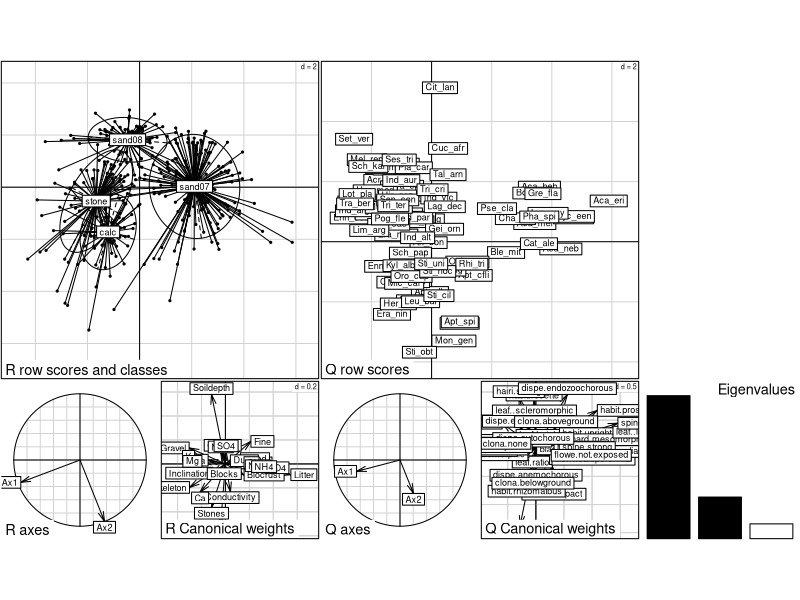

Recreate this plot in R.
library(ade4)


### Name: bca.rlq
### Title: Between-Class RLQ analysis
### Aliases: bca.rlq plot.betrlq print.betrlq
### Keywords: multivariate

### ** Examples

data(piosphere)
afcL <- dudi.coa(log(piosphere$veg + 1), scannf = FALSE)
acpR <- dudi.pca(piosphere$env, scannf = FALSE, row.w = afcL$lw)
acpQ <- dudi.hillsmith(piosphere$traits, scannf = FALSE, row.w =
  afcL$cw)
rlq1 <- rlq(acpR, afcL, acpQ, scannf = FALSE)

brlq1 <- bca(rlq1, fac = piosphere$habitat, scannf = FALSE)
brlq1
plot(brlq1)
